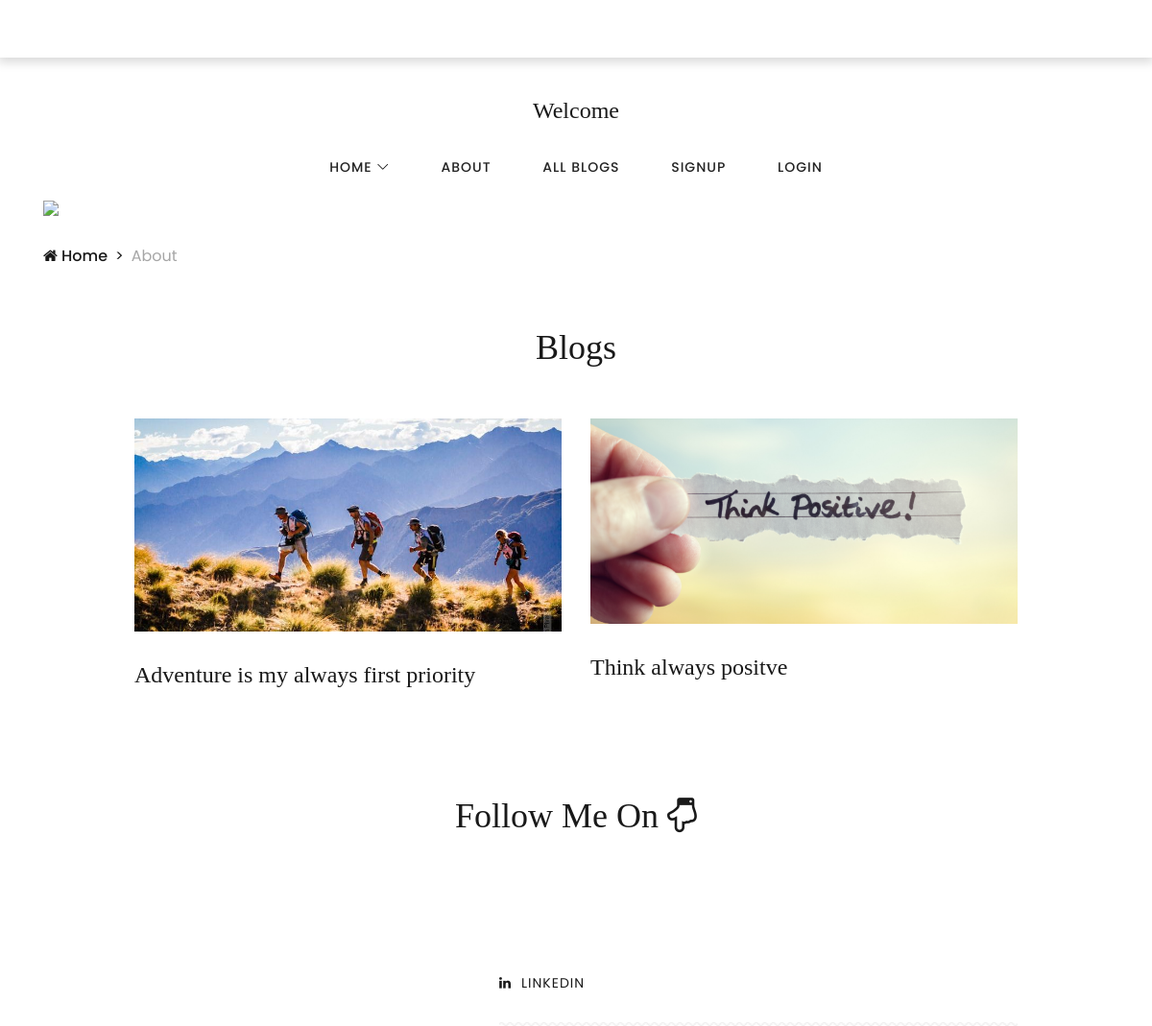
The app's page /cat_detail/2/ with its own data.
### Blog/models.py (models this page shows, shortened)
class BlogModel(models.Model):
    usr = models.ForeignKey(User, on_delete=models.CASCADE, null=True)
    cat = models.ForeignKey(Category, on_delete=models.CASCADE, null=True)
    title = models.CharField(max_length=50, null=True)
    desc = models.TextField(null=True)
    date = models.DateField(null=True)
    long_desc = models.TextField(null=True)
    image = models.FileField(null=True)

### Blog/views.py (the view)
# urls.py: path('cat_detail/<int:cid>/', NewCategory_detail, name='cat_detail'),
def NewCategory_detail(request, cid):
    catdata = Category.objects.get(id=cid)
    blogs = BlogModel.objects.filter(cat=catdata)
    d = {'blogs': blogs}
    return render(request, 'newtemp/categoryDetails.html', d)

### Blog/templates/newtemp/categoryDetails.html
{% extends 'newtemp/base.html' %}
{% load static %}
{% block body %}
    <div class="breadcrumb-area">
        <div class="container">
            <div class="row">
                <div class="col-12">
                    <img src="{% static 'img/core-img/breadcrumb-line.png' alt="">
                    <nav aria-label="breadcrumb">
                        <ol class="breadcrumb">
                            <li class="breadcrumb-item"><a href="{% url 'home' %}"><i class="fa fa-home"></i> Home</a></li>
                            <li class="breadcrumb-item active" aria-current="page">About</li>
                        </ol>
                    </nav>
                </div>
            </div>
        </div>
    </div>
    <div class="about-us-area section-padding-0-100">
        <div class="container">
            <div class="row justify-content-center">
                <div class="col-12 col-lg-10">
                    <div class="section-heading">
                        <h2> Blogs</h2>
                    </div>
                </div>
            </div>
            <div class="row justify-content-center">
                <div class="col-12 col-lg-10">
                    <div class="about-content">
                        <div class="row">
                            {% for i  in blogs  %}
                            <div class="col-12 col-md-6">
                                <img src="{{ i.image.url }}" alt="">
                                <a href="{% url 'blog' i.id %}" class="post-title">
                                    <h4>{{ i.title }}</h4>
                                </a>
                            </div>
                            {% endfor %}
                        </div>
                    </div>
                </div>
            </div>
        </div>
    </div>
   {% endblock %}

### Blog/static/style.css (style rules this page uses)
* { margin: 0; padding: 0; }
body { font-family: "Poppins", sans-serif; font-size: 14px; }
h1, h2, h3, h4, h5, h6 { color: #191919; line-height: 1.3; font-weight: 400; font-family: "Merriweather", serif; }
a, a:hover, a:focus { -webkit-transition-duration: 500ms; transition-duration: 500ms; text-decoration: none; outline: 0 solid transparent; color: #191919; font-weight: 500; font-size: 14px; font-family: "Poppins", sans-serif; }
ul, ol { margin: 0; }
ul li, ol li { list-style: none; }
img { height: auto; max-width: 100%; }
.section-padding-0-100 { padding-top: 0; padding-bottom: 100px; }
.section-heading { position: relative; z-index: 1; margin-bottom: 50px; text-align: center; }
.section-heading h2 { font-size: 36px; font-family: "Merriweather", serif; font-weight: 300; }
.about-content { position: relative; z-index: 1; }
.about-content img { margin-bottom: 30px; }
.breadcrumb-area { position: relative; z-index: 10; width: 100%; padding-bottom: 60px; }
.breadcrumb-area .breadcrumb { margin: 0; padding: 0; padding-top: 30px; background-color: transparent; }
.breadcrumb-area .breadcrumb .breadcrumb-item { font-size: 16px; color: #a6a6a6; }
.breadcrumb-area .breadcrumb .breadcrumb-item a { font-size: 16px; color: #191919; }
.breadcrumb-area .breadcrumb .breadcrumb-item + .breadcrumb-item::before { color: #191919; content: ">"; }

### Blog/static/css/classy-nav.css (style rules this page uses)
* { margin: 0; padding: 0; }
body { font-family: "Roboto", sans-serif; }
ul, ol { margin: 0; }
ul li, ol li { list-style: none; }
img { height: auto; max-width: 100%; }
.justify-content-center { -webkit-box-pack: center; -ms-flex-pack: center; justify-content: center; }

### records on screen
BlogModel: image (picture), title "Adventure is my always first priority"
BlogModel: image (picture), title "Think always positve"
